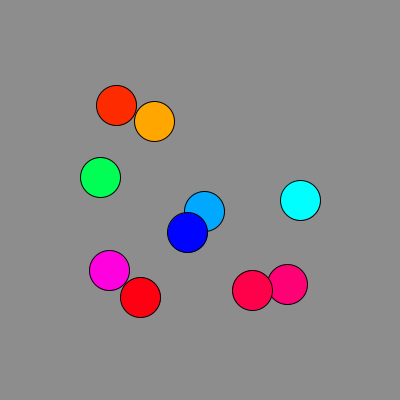
Frame 1 (no input)
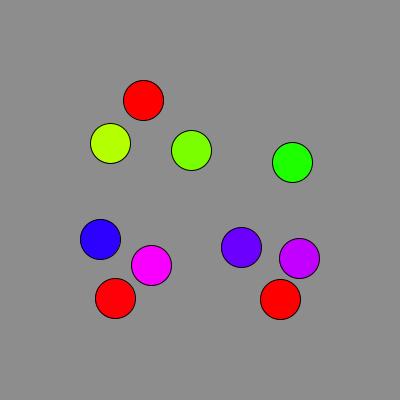
Frame 60 (the mouse pressed at the canvas centre just before this capture)
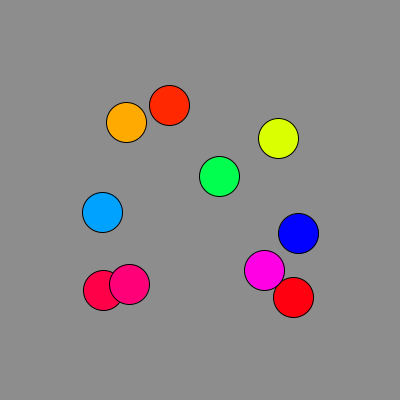
Frame 120 (the mouse held since frame 60 and released just before this capture)

The Processing sketch that drew these frames (run headless with seeded random() and noise(); from frame 60 on, the mouse is pressed at the canvas centre):

// Processing sketch: processing_120345
// ── processing_120345.pde

float counter = 0;

void setup()
{
  size(400, 400);
  colorMode(HSB, 360, 100, 100);
}

void draw()
{
  background(200);
  
  translate(width/2, height/2);
  
  for (int i=0; i<10; i++)
  {
    pushMatrix();
    //translate(i*40, sin(counter+i)*100);
    // sin(counter) -> -1 - 1
    // *100 -> -100 - 100
    // +100 -> 0 - 200
    translate(cos(counter+i/2.0)*100, sin(counter+i)*100);
    
    float h = map(sin(counter+i), -1, 1, 0, 360);
    fill(h, 100, 100);
    ellipse(0, 0, 40, 40);
    popMatrix();
    
    counter += 0.01;
  }
}
